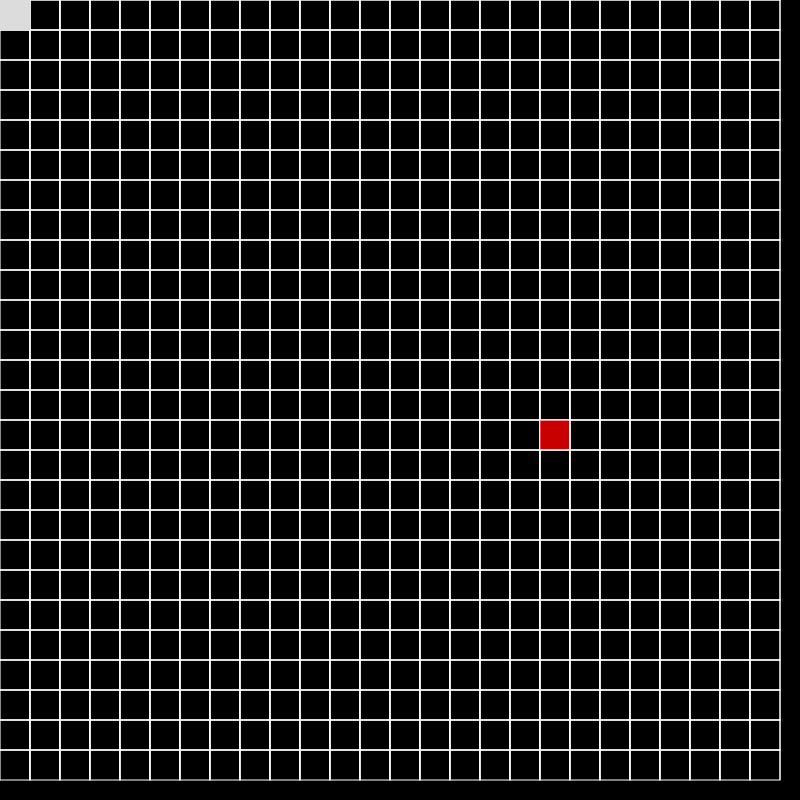
Frame 1 (no input)
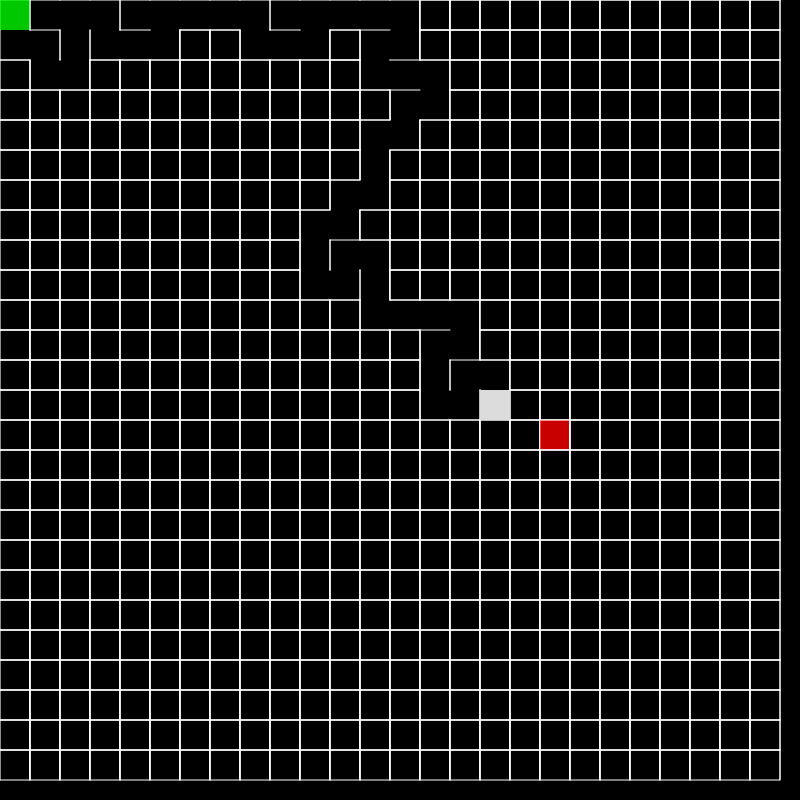
Frame 60 (no input)
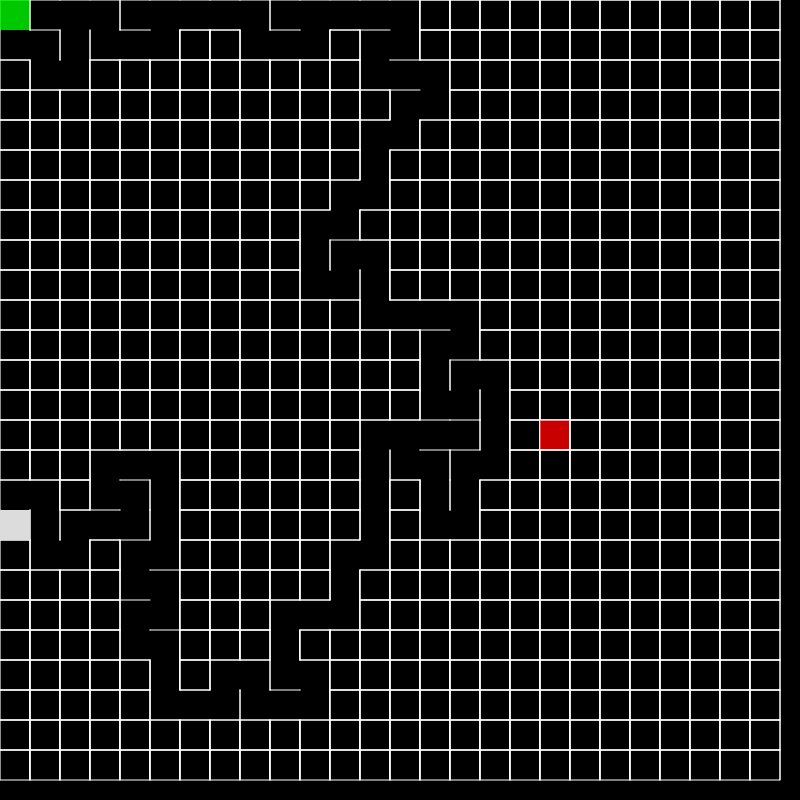
Frame 120 (the mouse pressed at the canvas centre since frame 60)

The p5.js sketch that drew these frames (run headless with seeded random() and noise() and a simulated clock; from frame 60 on, the mouse is pressed at the canvas centre):

// p5.js sketch
// ── sketch.js
var cols, rows;
var  w = 30;
var grid = [], stack = [], route = [], deadend = [];
var current;
var framerate = 21;
var state = 'renderMaze';
var start, finish, mompos;

function setup() {
  frameRate(framerate);
  createCanvas(800, 800);
  cols = floor(width / w);
  rows = floor(height / w);
  for (var x = 0; x < rows; x++) {
    for (var y = 0; y < cols; y++) {
      var cell = new Cell(x,y);
      grid.push(cell);
    }
  }
  current = grid[index(0,0)];
  start = grid[0];
  mompos = start;
  mompos.isstart = true;
  finish = grid[floor(random(0,grid.length))]
  finish.isfinish = true;
}

function draw() {
  background(0);
  if (state === 'renderMaze') {renderMaze()}
  if (state ===  'solveMaze') { solveMaze()}
}

function renderMaze() {
  for (var i = 0; i < grid.length; i++) {
    grid[i].show();
  }
  current.highlight(220,220,220,255);
  current.visited = true;
  var next = current.checkNeighbors();
  if (next) {
    next.visited = true;
    stack.push(current);
    removeWalls(current,next);
    current = next;
  } else if (stack.length > 0) {
    current = stack.pop();
  }
}

function solveMaze() {
  if (mompos != finish) {
    var next = mompos.nextCell();
    if (next) {
      route.push(mompos);
      mompos = next;
      mompos.isway = true;
    }
    else if (route.length > 0) {
      deadend.push(mompos);
      mompos = route.pop();
    }
    else {
      noLoop();
    }
  } else {
    console.log('Yeet did it');
    noLoop();
  }
  showRoute();
  for (var i = 0; i < grid.length; i++) {
    grid[i].show();
  }
}

function keyPressed() {
  if (keyCode == UP_ARROW) {
    framerate += 5;
    frameRate(framerate);
    console.log('Framerate: ' + framerate);
  }
  else if (keyCode == DOWN_ARROW) {
    framerate -= 5;
    frameRate(framerate);
    if (framerate < 0) {framerate = 1}
    console.log('Framerate: ' + framerate);
  }
  else if (keyCode == LEFT_ARROW) {
    state = 'renderMaze';
    console.log('renderMaze');
  }
  else if (keyCode == RIGHT_ARROW) {
    state = 'solveMaze';
    console.log('solveMaze');
  }
}

function index(x,y) {
  if (x < 0 || y < 0 || x > cols-1 ||y > cols-1) {
    return -1;
  }
  return y + x * cols;
}

function removeWalls(a, b) {
  var x = a.x - b.x;
  if (x === 1) {
    a.left = false;
    b.right = false;
  } else if (x === -1) {
    a.right = false;
    b.left = false;
  }
    var y = a.y - b.y;
    if (y === 1) {
      a.top = false;
      b.bot = false;
    } else if (y === -1) {
      a.bot = false;
      b.top = false;
    }
}

function showRoute() {
  current.highlight(192,255,0,100);
  for (var i = 0; i < route.length; i++) {
    route[i].highlight(255,255,120,100);
  }
  for (var i = 0; i < deadend.length; i++) {
    deadend[i].highlight(50, 50, 50, 255);
  }
}






















// scrollen macht spaß

// ── cell.js
function Cell(x, y) {
  this.x = x;
  this.y = y;
  this.top = true;
  this.bot = true;
  this.left = true;
  this.right = true;
  this.visited = false;
  this.isway = false;
  this.isstart = false;
  this.isfinish = false;

  this.show = function() {
    var xpos = this.x * w;
    var ypos = this.y * w;
    stroke(255);
    noFill();
    if (this.top)   {line(xpos,ypos,xpos+w,ypos)}
    if (this.bot)   {line(xpos+w,ypos,xpos+w,ypos)}
    if (this.left)  {line(xpos,ypos,xpos,ypos+w)}
    if (this.right) {line(xpos+w,ypos,xpos+w,ypos+w)}
    if(this.visited) {
      noStroke();
      fill(0,0,0,0);
    }
    if (this.isstart)  {fill(0,255,0,200);}
    if (this.isfinish) {fill(255,0,0,200);}
    rect(xpos,ypos,w,w);
  }

  this.highlight = function(r,g,b,h) {
    var xpos = this.x * w;
    var ypos = this.y * w;
    noStroke();
    fill(r,g,b,h);
    rect(xpos,ypos,w,w);
  }

  this.checkNeighbors = function() {
    var possibleways = [];
    var celltop   = grid[index(this.x,this.y-1)];
    var cellright = grid[index(this.x+1,this.y)];
    var cellbot   = grid[index(this.x,this.y+1)];
    var cellleft  = grid[index(this.x-1,this.y)];
    if (celltop && !celltop.visited) {
      possibleways.push(celltop);
    }
    if (cellbot && !cellbot.visited) {
      possibleways.push(cellbot);
    }
    if (cellleft && !cellleft.visited) {
      possibleways.push(cellleft);
    }
    if (cellright && !cellright.visited) {
      possibleways.push(cellright);
    }
    if(possibleways.length > 0) {
      var randy = floor(random(0, possibleways.length));
      return possibleways[randy];
    } else {
      return undefined;
    }
  }

  this.nextCell = function() {
    var possibleways = [];
    var celltop   = grid[index(this.x,this.y-1)];
    var cellright = grid[index(this.x+1,this.y)];
    var cellbot   = grid[index(this.x,this.y+1)];
    var cellleft  = grid[index(this.x-1,this.y)];
    if (celltop && !celltop.isway && !this.top && !celltop.bot) {
      possibleways.push(celltop);
    }
    if (cellbot && !cellbot.isway && !this.bot && !cellbot.top) {
      possibleways.push(cellbot);
    }
    if (cellleft && !cellleft.isway && !this.left && !cellleft.right) {
      possibleways.push(cellleft);
    }
    if (cellright && !cellright.isway && !this.right && !cellright.left) {
      possibleways.push(cellright);
    }
    if(possibleways.length > 0) {
      //var randy = floor(random(0, possibleways.length));   //random
      var randy = possibleways.length - 1;                  //immer rechts > links > untern > oben
      return possibleways[randy];
    } else {
      return undefined;
    }
  }
}
